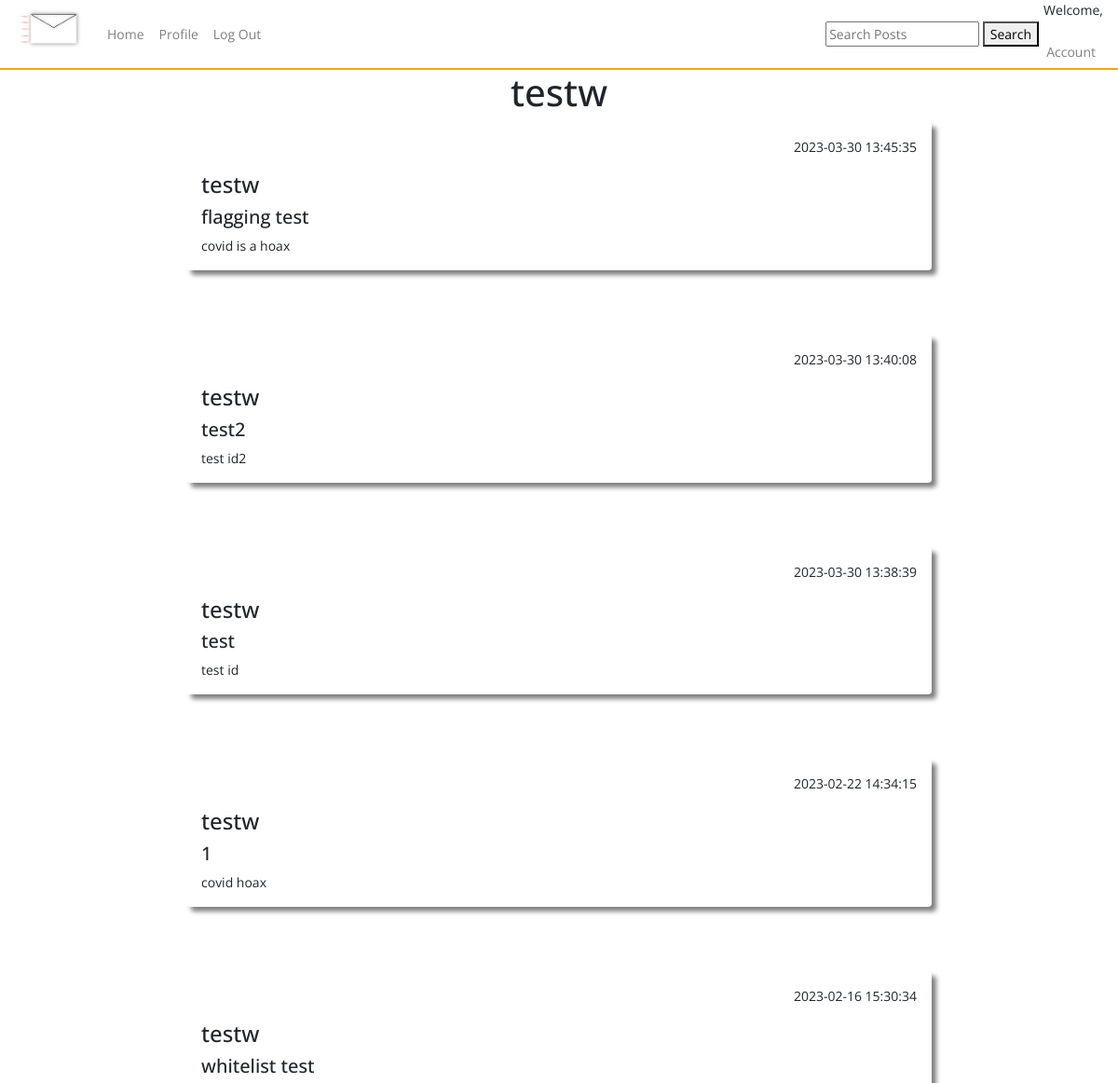
Page /user/testw (upper part) on the earlier database version.
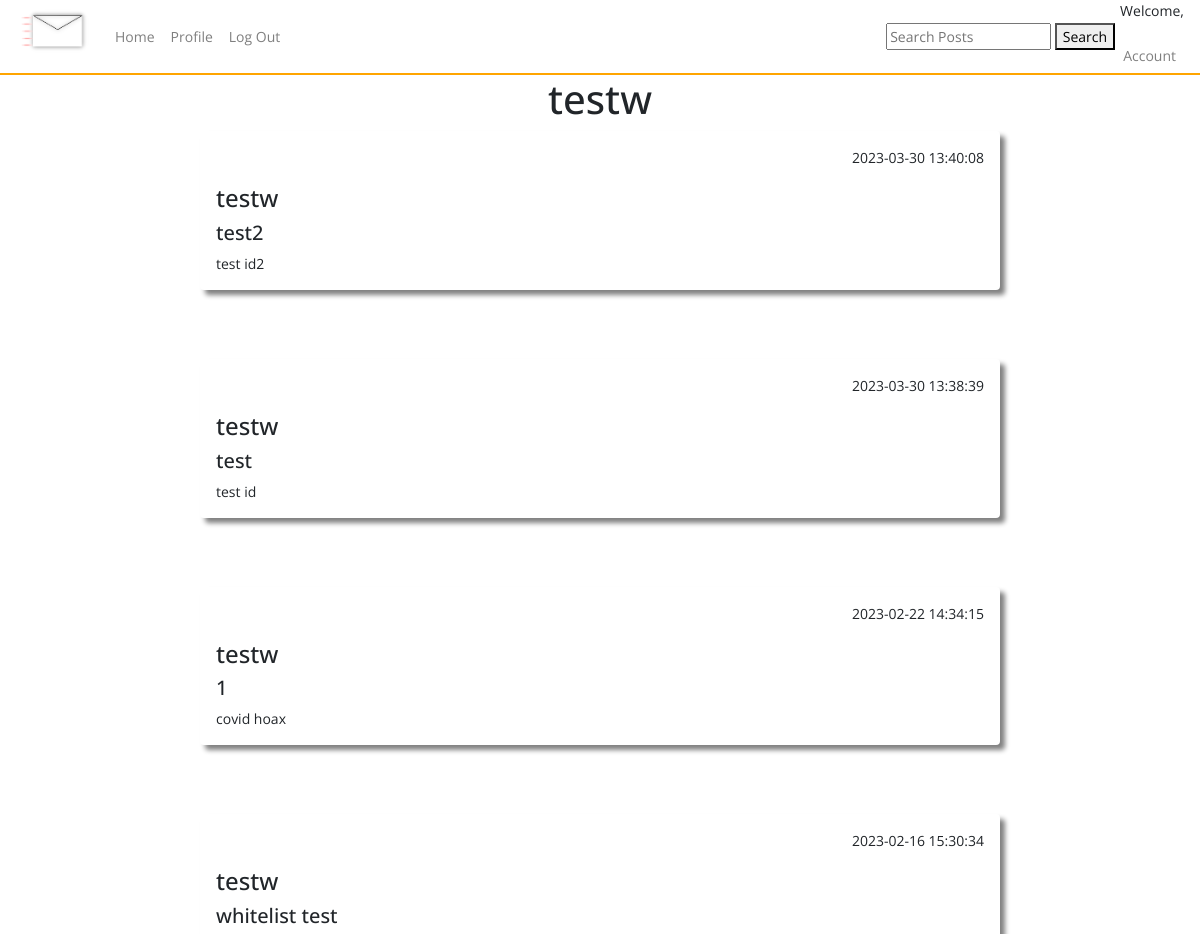
Same page on the later database version.
### tables this page shows
CREATE TABLE users (
    ID INTEGER PRIMARY KEY AUTOINCREMENT,
    username TEXT NOT NULL,
    password TEXT NOT NULL,
    email TEXT NOT NULL UNIQUE
, user_type VARCHAR, whitelisted text, blacklisted text);

CREATE TABLE posts (
    ID INTEGER PRIMARY KEY AUTOINCREMENT,
    title TEXT NOT NULL,
    content TEXT NOT NULL,
    by_user TEXT NOT NULL,
    created_at timestamp default current_timestamp
, userID integer, flag_covid text, blacklisted text, flag_vaccine text, flag_tests text, flag_cures text, reported int, report_message text);

### app.py (the view)
@app.route('/user/<username>')
def user_profile(username):
    conn = sqlite3.connect(DATABASE)
    cursor = conn.cursor()
    cursor.execute('SELECT * FROM users WHERE username = ?', (username,))
    user_row = cursor.fetchone()
    conn.close()
    user = {
        'id': user_row[0],
        'username': user_row[1],
        'email': user_row[3]
    } if user_row else None
    user_posts=query_db('SELECT * FROM posts WHERE by_user = ? ORDER BY created_at DESC', (username,))
    return render_template('user_profile.html', user=user, user_posts=user_posts)

### app.py (called while the page is built)
def query_db(query, args=(), one=False):
    con = g._database = sqlite3.connect(DATABASE)
    con.row_factory = sqlite3.Row
    cur = con.execute(query, args)
    rv = cur.fetchall()
    cur.close()
    return (rv[0] if rv else None) if one else rv

### templates/user_profile.html (shortened to what this page needs)
{% include "layout.html" %}
{% include "nav.html" %}
<center><h1>{{ user.username }}</h1></center>
<div class="container-fluid">
    {% for user_post in user_posts %}
    <div class="shadow mx-auto posts p-3 mb-5 rounded">
    <p align="right">{{  user_post.created_at  }}</p>
    <h4>{{ user_post.by_user }}</h4>
    <h5>{{ user_post.title }}</h5>
    {{ user_post.content }}<br/>
    </div>
    <br/>
    {% endfor %}
</div>

### templates/layout.html (shortened to what this page needs)
<!doctype html>
<head>
  <link href="{{ url_for('static', filename='css/bootstrap.min.css') }}" rel="stylesheet">
  <link href="{{ url_for('static', filename='css/style.css') }}" rel="stylesheet">
  <link href="https://cdnjs.cloudflare.com/ajax/libs/toastr.js/latest/toastr.min.css" rel="stylesheet">
</head>

### templates/nav.html (shortened to what this page needs)
<nav class="navbar nav-main navbar-expand-lg navbar-light">
    <a class="navbar-brand">
      <img src="{{url_for('static', filename='assets/logo.png')}}" alt="logo" style="height: 75px;">
    </a>
    <div class="collapse navbar-collapse" id="navbarNav">
      <ul class="navbar-nav">
        <li class="nav-item">
          <a class="nav-link" href="{{ url_for('posts') }}">Home</a>
        </li>
        <li class="nav-item">
          <a class="nav-link" href="{{ url_for('profile') }}">Profile</a>
        </li>
        <li class="nav-item">
          <a class="nav-link" href="{{ url_for('logout') }}">Log Out</a>
        </li>
      </ul>
    </div>
    <form method="get" action="{{ url_for('search_posts') }}">
      <input type="text" name="query" placeholder="Search Posts">
      <button type="submit">Search</button>
    </form>
    <div class="welcome-session">
      <p>Welcome, {{session.username}}</p>
      <ul class="navbar-nav">
        <li class="nav-item">
          <a class="nav-link" href="{{ url_for('account_settings') }}">Account</a>
        </li>
      </ul>
    </div>
  </nav>

### static/css/style.css (style rules this page uses)
.shadow { box-shadow: 5px 5px 5px grey; }
.posts { width: 800px; }
.nav-main { background-color: rgb(255, 255, 255); border-bottom: 2px solid orange; height: 75px; }
.welcome-session { text-align: right; }

Differences in the rows shown:
removed posts: created_at "2023-03-30 13:45:35", by_user "testw", title "flagging test", content "covid is a hoax"
